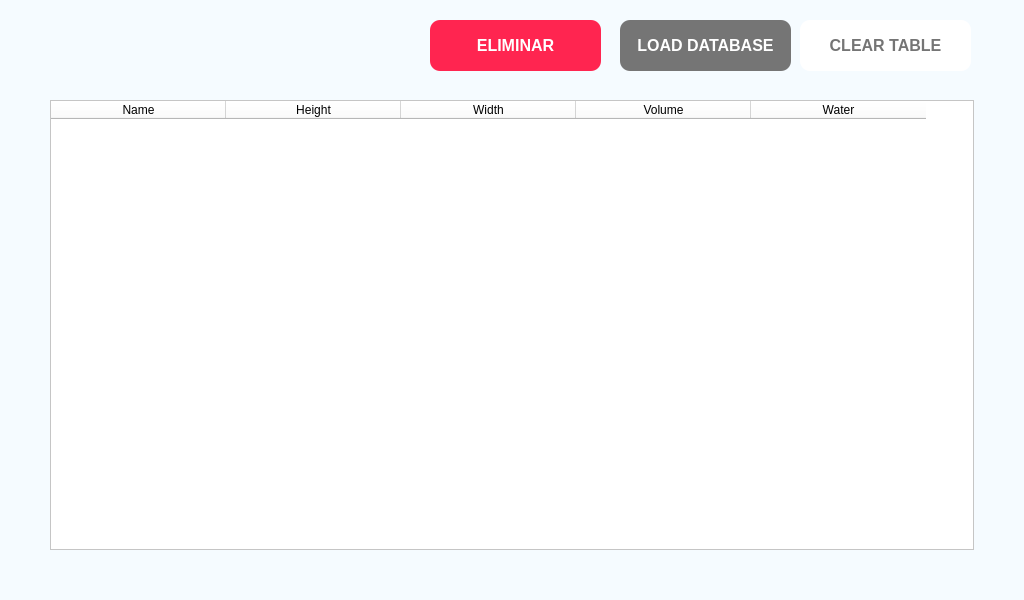
<?xml version="1.0" encoding="UTF-8"?>
<ui version="4.0">
 <class>MainWindow</class>
 <widget class="QMainWindow" name="MainWindow">
  <property name="geometry">
   <rect>
    <x>0</x>
    <y>0</y>
    <width>1024</width>
    <height>600</height>
   </rect>
  </property>
  <property name="sizePolicy">
   <sizepolicy hsizetype="Preferred" vsizetype="Preferred">
    <horstretch>0</horstretch>
    <verstretch>0</verstretch>
   </sizepolicy>
  </property>
  <property name="minimumSize">
   <size>
    <width>1024</width>
    <height>600</height>
   </size>
  </property>
  <property name="maximumSize">
   <size>
    <width>1910</width>
    <height>993</height>
   </size>
  </property>
  <property name="palette">
   <palette>
    <active>
     <colorrole role="Button">
      <brush brushstyle="SolidPattern">
       <color alpha="255">
        <red>245</red>
        <green>251</green>
        <blue>255</blue>
       </color>
      </brush>
     </colorrole>
     <colorrole role="Text">
      <brush brushstyle="SolidPattern">
       <color alpha="255">
        <red>255</red>
        <green>0</green>
        <blue>0</blue>
       </color>
      </brush>
     </colorrole>
     <colorrole role="Base">
      <brush brushstyle="SolidPattern">
       <color alpha="255">
        <red>245</red>
        <green>251</green>
        <blue>255</blue>
       </color>
      </brush>
     </colorrole>
     <colorrole role="Window">
      <brush brushstyle="SolidPattern">
       <color alpha="255">
        <red>245</red>
        <green>251</green>
        <blue>255</blue>
       </color>
      </brush>
     </colorrole>
     <colorrole role="PlaceholderText">
      <brush brushstyle="SolidPattern">
       <color alpha="128">
        <red>255</red>
        <green>0</green>
        <blue>0</blue>
       </color>
      </brush>
     </colorrole>
    </active>
    <inactive>
     <colorrole role="Button">
      <brush brushstyle="SolidPattern">
       <color alpha="255">
        <red>245</red>
        <green>251</green>
        <blue>255</blue>
       </color>
      </brush>
     </colorrole>
     <colorrole role="Text">
      <brush brushstyle="SolidPattern">
       <color alpha="255">
        <red>255</red>
        <green>0</green>
        <blue>0</blue>
       </color>
      </brush>
     </colorrole>
     <colorrole role="Base">
      <brush brushstyle="SolidPattern">
       <color alpha="255">
        <red>245</red>
        <green>251</green>
        <blue>255</blue>
       </color>
      </brush>
     </colorrole>
     <colorrole role="Window">
      <brush brushstyle="SolidPattern">
       <color alpha="255">
        <red>245</red>
        <green>251</green>
        <blue>255</blue>
       </color>
      </brush>
     </colorrole>
     <colorrole role="PlaceholderText">
      <brush brushstyle="SolidPattern">
       <color alpha="128">
        <red>255</red>
        <green>0</green>
        <blue>0</blue>
       </color>
      </brush>
     </colorrole>
    </inactive>
    <disabled>
     <colorrole role="Button">
      <brush brushstyle="SolidPattern">
       <color alpha="255">
        <red>245</red>
        <green>251</green>
        <blue>255</blue>
       </color>
      </brush>
     </colorrole>
     <colorrole role="Text">
      <brush brushstyle="SolidPattern">
       <color alpha="255">
        <red>190</red>
        <green>190</green>
        <blue>190</blue>
       </color>
      </brush>
     </colorrole>
     <colorrole role="Base">
      <brush brushstyle="SolidPattern">
       <color alpha="255">
        <red>245</red>
        <green>251</green>
        <blue>255</blue>
       </color>
      </brush>
     </colorrole>
     <colorrole role="Window">
      <brush brushstyle="SolidPattern">
       <color alpha="255">
        <red>245</red>
        <green>251</green>
        <blue>255</blue>
       </color>
      </brush>
     </colorrole>
     <colorrole role="PlaceholderText">
      <brush brushstyle="SolidPattern">
       <color alpha="128">
        <red>0</red>
        <green>0</green>
        <blue>0</blue>
       </color>
      </brush>
     </colorrole>
    </disabled>
   </palette>
  </property>
  <property name="font">
   <font>
    <pointsize>12</pointsize>
    <underline>false</underline>
   </font>
  </property>
  <property name="windowTitle">
   <string>MainWindow</string>
  </property>
  <property name="styleSheet">
   <string notr="true">background-color: rgb(245, 251, 255)</string>
  </property>
  <widget class="QWidget" name="centralwidget">
   <widget class="QTableWidget" name="tableWidget">
    <property name="geometry">
     <rect>
      <x>50</x>
      <y>100</y>
      <width>924</width>
      <height>450</height>
     </rect>
    </property>
    <property name="sizePolicy">
     <sizepolicy hsizetype="Preferred" vsizetype="Preferred">
      <horstretch>0</horstretch>
      <verstretch>0</verstretch>
     </sizepolicy>
    </property>
    <property name="minimumSize">
     <size>
      <width>924</width>
      <height>450</height>
     </size>
    </property>
    <property name="maximumSize">
     <size>
      <width>924</width>
      <height>500</height>
     </size>
    </property>
    <property name="styleSheet">
     <string notr="true">background-color: rgb(255, 255, 255)</string>
    </property>
    <property name="frameShape">
     <enum>QFrame::StyledPanel</enum>
    </property>
    <property name="frameShadow">
     <enum>QFrame::Sunken</enum>
    </property>
    <property name="lineWidth">
     <number>6</number>
    </property>
    <property name="midLineWidth">
     <number>-5</number>
    </property>
    <property name="gridStyle">
     <enum>Qt::SolidLine</enum>
    </property>
    <property name="rowCount">
     <number>0</number>
    </property>
    <property name="columnCount">
     <number>5</number>
    </property>
    <attribute name="horizontalHeaderMinimumSectionSize">
     <number>32</number>
    </attribute>
    <attribute name="horizontalHeaderDefaultSectionSize">
     <number>175</number>
    </attribute>
    <column>
     <property name="text">
      <string>Name</string>
     </property>
    </column>
    <column>
     <property name="text">
      <string>Height</string>
     </property>
    </column>
    <column>
     <property name="text">
      <string>Width</string>
     </property>
    </column>
    <column>
     <property name="text">
      <string>Volume</string>
     </property>
    </column>
    <column>
     <property name="text">
      <string>Water</string>
     </property>
    </column>
   </widget>
   <widget class="QPushButton" name="pushButton">
    <property name="geometry">
     <rect>
      <x>620</x>
      <y>20</y>
      <width>171</width>
      <height>51</height>
     </rect>
    </property>
    <property name="font">
     <font>
      <pointsize>12</pointsize>
      <bold>true</bold>
      <underline>false</underline>
     </font>
    </property>
    <property name="styleSheet">
     <string notr="true">background-color: rgb(117, 117, 117);
color: rgb(255,255,255);
border-radius:10px</string>
    </property>
    <property name="text">
     <string>LOAD DATABASE</string>
    </property>
   </widget>
   <widget class="QPushButton" name="pushButton_2">
    <property name="geometry">
     <rect>
      <x>800</x>
      <y>20</y>
      <width>171</width>
      <height>51</height>
     </rect>
    </property>
    <property name="font">
     <font>
      <pointsize>12</pointsize>
      <bold>true</bold>
      <underline>false</underline>
     </font>
    </property>
    <property name="styleSheet">
     <string notr="true">background-color: rgb(255,255,255);
color: rgb(117,117,117);
border-radius:10px</string>
    </property>
    <property name="text">
     <string>CLEAR TABLE</string>
    </property>
   </widget>
   <widget class="QPushButton" name="bt_del">
    <property name="geometry">
     <rect>
      <x>430</x>
      <y>20</y>
      <width>171</width>
      <height>51</height>
     </rect>
    </property>
    <property name="font">
     <font>
      <pointsize>12</pointsize>
      <bold>true</bold>
      <underline>false</underline>
     </font>
    </property>
    <property name="styleSheet">
     <string notr="true">background-color: rgb(255, 37, 80);
color: rgb(255,255,255);
border-radius:10px</string>
    </property>
    <property name="text">
     <string>ELIMINAR</string>
    </property>
   </widget>
  </widget>
  <widget class="QStatusBar" name="statusbar"/>
  <action name="actionClose">
   <property name="text">
    <string>Close</string>
   </property>
  </action>
 </widget>
 <resources/>
 <connections/>
</ui>
